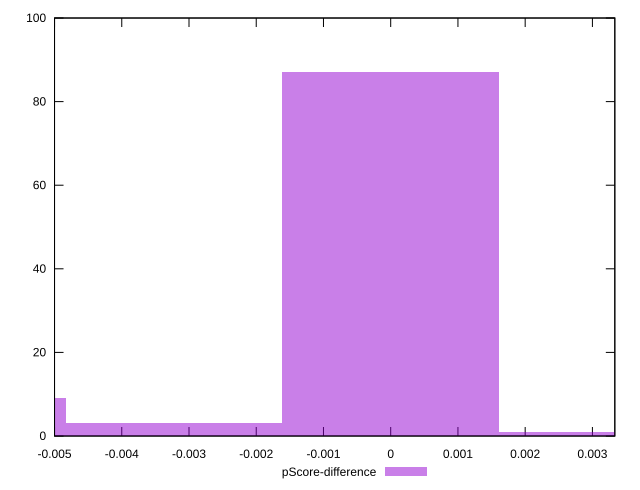

The script that saved this image:
reset

$pScoreDifference <<EOF
0 87
-0.006442019941294375 9
0.0032210099706471876 1
-0.0032210099706471876 3
EOF

set key outside below
set boxwidth 0.0032210099706471876
set xrange [-0.0050000000000000044:0.0033333333333332993]
set yrange [0:100]
set trange [0:100]
set style fill transparent solid 0.5 noborder
set terminal svg size 640, 490 enhanced background rgb 'white'
set output "reports/report_00028_2021-02-24T12-49-42.674Z/unminified-javascript/samples/music/pScore-difference/histogram.svg"

plot $pScoreDifference title "pScore-difference" with boxes

reset
